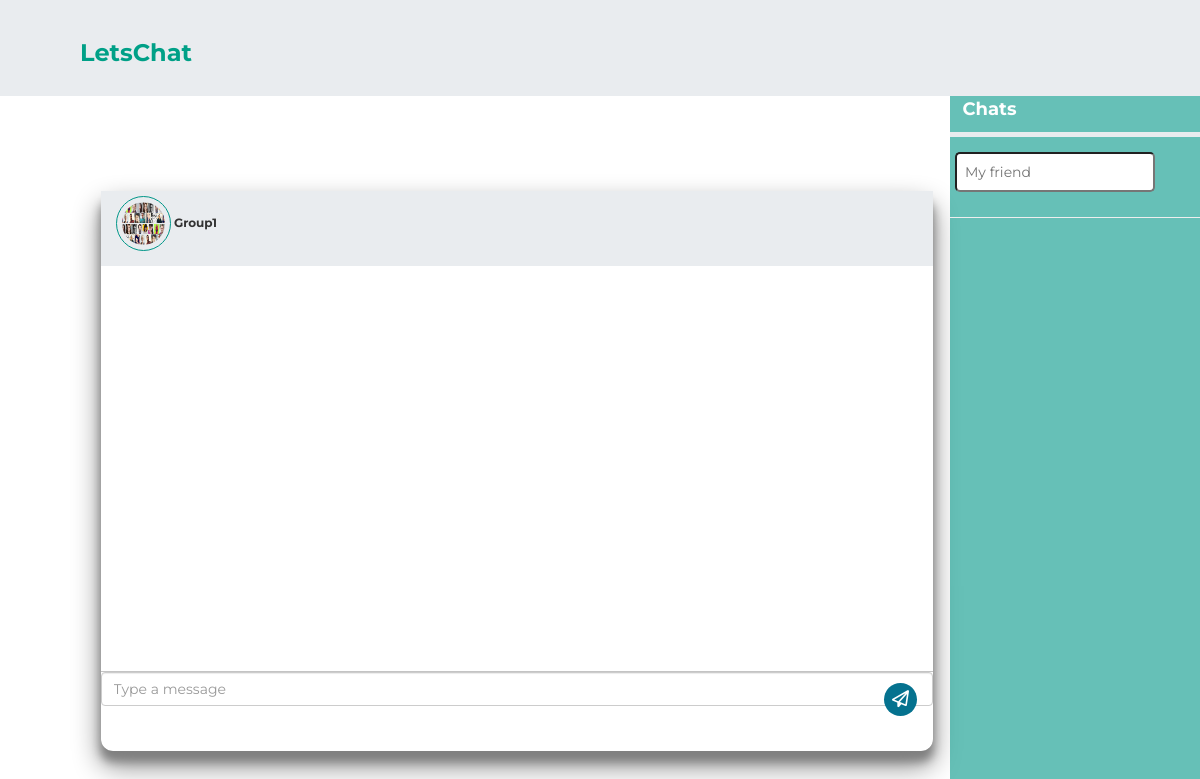
Before: /groups/fvg6df48g6d5g4/ (signed in) with the older database file.
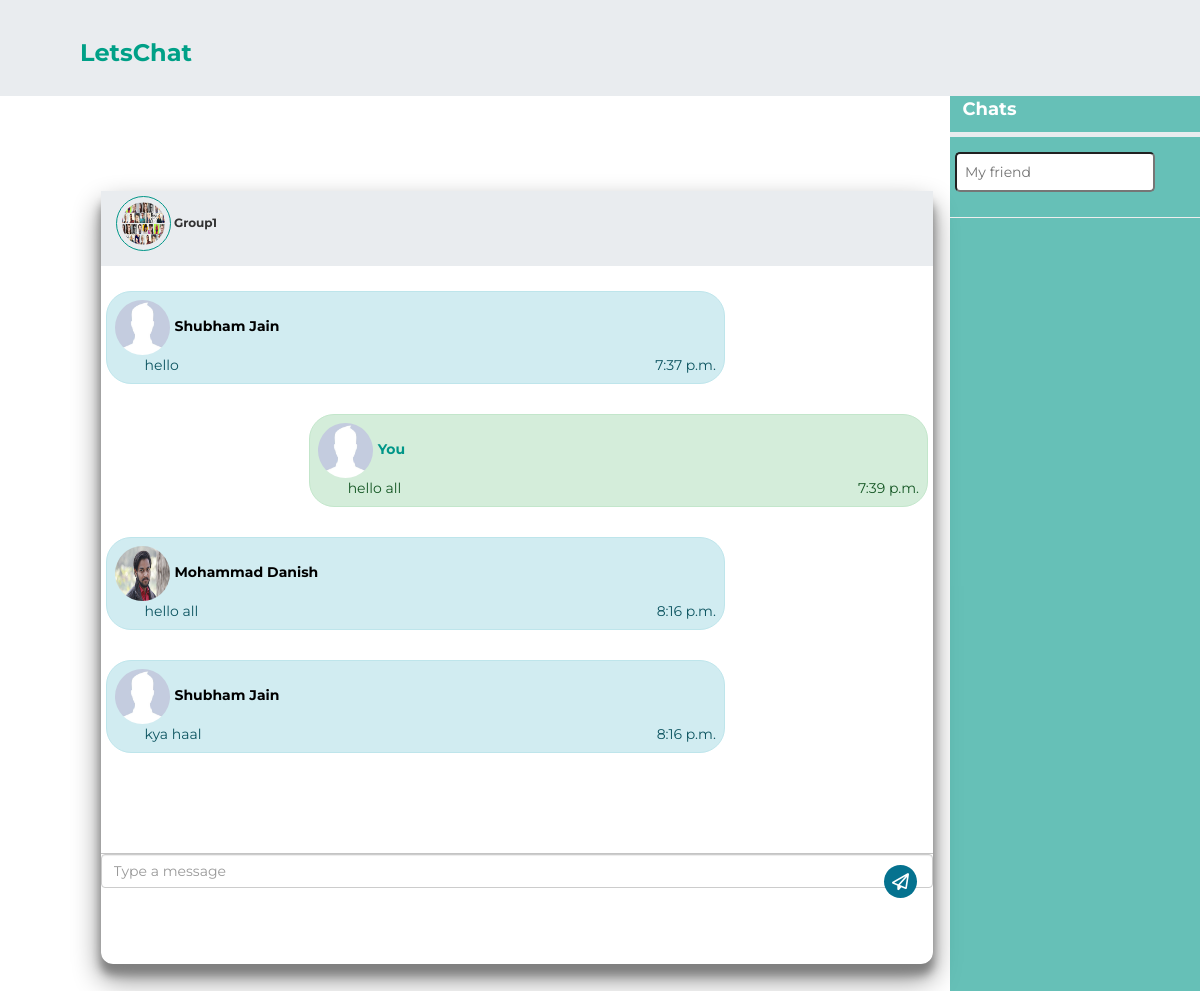
After: the same page with the newer database file.
### App/models.py (models this page shows, shortened)
class GroupChat(models.Model):
    groupId = models.CharField(max_length=50,default='',blank=True)
    Group = models.ForeignKey(Groups,on_delete=models.CASCADE,default=1)
    messageID = models.CharField(max_length=50,default='',blank=True,unique=True)
    Message = models.TextField(default='',blank=True)
    sender = models.CharField(max_length=500,default='',blank=True)
    senderName = models.CharField(max_length=50,default='',blank=True)
    senderPic = models.CharField(max_length=50,default='',blank=True)
    is_read = models.BooleanField(default=False)
    date = models.DateTimeField(default=datetime.now,blank=True)

class userRegistration(models.Model):
    userId = models.CharField(max_length=50,default='',unique=True,blank=True)
    userName = models.CharField(max_length=50,default='',unique=True,blank=True)
    firstName = models.CharField(max_length=50,default='',blank=True)
    lastName = models.CharField(max_length=50,default='',blank=True)
    mobile = models.CharField(max_length=10,default='',blank=True)
    emailAddress = models.EmailField(max_length=50,default='',blank=True)
    password = models.CharField(max_length=100,default='',blank=True)
    profilePic = models.ImageField(upload_to='media',default='media/profile.jpeg')
    Groups = ListCharField(
        base_field=models.CharField(max_length=50,default='',blank=True),
        max_length=(100 * 100),blank=True
    )
    coverPic = models.ImageField(upload_to='media',default='media/cover.jpg')
    quote = models.CharField(max_length=1000,default='',blank=True)
    dOB = models.DateField(blank=True,null=True)
    gender = models.CharField(choices=GENDERS,max_length=1,blank=True)
    countryName = models.CharField(max_length=100,default='',blank=True)
    cityName = models.CharField(max_length=100,default='',blank=True)
    currentEducation = models.CharField(max_length=100,default='',blank=True)
    educationStartYear = models.CharField(max_length=10,default='',blank=True)
    educationEndYear = models.CharField(max_length=10,default='',blank=True)
    companyName = models.CharField(max_length=100,default='',blank=True)
    companyPosition = models.CharField(max_length=100,default='',blank=True)
    companyCity = models.CharField(max_length=50,default='',blank=True)
    companyDescription = models.CharField(max_length=1000,default='',blank=True)
    is_online = models.BooleanField(default=False,blank=True)
    joinedDate = models.DateTimeField(default=datetime.now)

### App/views.py (the view)
# urls.py: path("groups/<str:group>/",views.groups,name="groups"),
def groups(request,group):
	myId = request.session['user']
	allMessages = GroupChat.objects.filter(groupId=group)
	myData = userRegistration.objects.get(userId=request.session['user'])
	friendList,groups = friends(request)
	groupInfo = Groups.objects.get(groupId=group)
	return render(request,'chat.html',{"groupChat":True,'groupId':group,'myData':myData,
	'friendList':friendList,'groups':groups,'allMessages':allMessages,'groupInfo':groupInfo})

### App/models.py (called while the page is built)
    def __str__(self):
        return self.groupName

### App/templates/chat.html (shortened to what this page needs)
{% load static %}
<!DOCTYPE html>
<html lang="en">
<head>
	<link rel="stylesheet" href="{%static 'css/chat.css'%}">
    <link rel="stylesheet" href="https://maxcdn.bootstrapcdn.com/bootstrap/4.3.1/css/bootstrap.min.css">
    <link rel="stylesheet" href="https://cdnjs.cloudflare.com/ajax/libs/magnific-popup.js/1.1.0/magnific-popup.min.css" />
    <link rel="stylesheet" href="https://maxcdn.bootstrapcdn.com/bootstrap/3.3.7/css/bootstrap.min.css">
    <link href="https://cdnjs.cloudflare.com/ajax/libs/font-awesome/4.7.0/css/font-awesome.css" type="text/css" rel="stylesheet">
</head>
<body>
<div class="container-fluid">
<div class="wrapper" style=" "style=" ">
    <div class="sidebar" style=" ">
        <div class="sidebar__inner" style=" overflow-y:auto;
    overflow-x:hidden;">
        <ul class="siderbar_menu" style=" overflow-y:auto;
    overflow-x:hidden;margin-bottom:15%;">
          <h4 class="sidebar_Heading">Chats</h4>
          <input type="text" name="friend" placeholder="My friend" id="myFriend_Search">
          <hr>
        </ul>
      </div>
    </div>
    <div class="main_container">
    <header>
      <h3 id="brand">LetsChat</h3>
    </header>
    </div>
</div>
<br><br><br><br>
<div class="container ">
  <div class="all_Friends">
      <div class="details_Div">
      <div class="outer_ChatPerson">
        <div class="chat_Person" >
          <div class="person_Data">
            {% if groupChat %}
            <h6 class="chat_PersonName" data-toggle="modal" data-target="#myModal"><img src="{{groupInfo.groupPic.url}}" class="chat_PersonPic" >
            {{groupInfo}}</h6>
            {% endif %}
          </div>
        </div>
      </div>
      <br><br><br><br><br>
    <div class="peopleChat">
      {% for msg in allMessages %}
      {% if msg.sender %}
        {% if msg.sender == myData.userId %}
          <p class="sender"><a href="/profile/{{myData.userId}}" style="color:rgba(0, 150, 136, 1); text-decoration:none;"><img src="{{myData.profilePic.url}}" class="personProfilePicture"><strong class="ml-2">You</a></strong><br>
            <span class="ml-5">{{msg.Message}}</span><span class="float-right">{{msg.date|time}}</span></p><br>
        {% else %}
          {% if groupChat %}
          <p class="reciver"><a href="/profile/{{msg.sender}}" style="color:#000000; text-decoration:none;"><img src="{{msg.senderPic}}" class="personProfilePicture"><strong class="ml-2">{{msg.senderName}}</a></strong><br>
            <span class="ml-5">{{msg.Message}}</span><span class="float-right">{{msg.date|time}}</span></p><br>
          {% endif %}
          {% endif %}
      {% endif %}
      {% endfor %}
  </div>
      </div>
   <div class="type_msg">
            <div class="input_msg_write">
              <input type="text" class="form-control write_msg" id="message" name="message" placeholder="Type a message" style="resize:none;">
              <button class="msg_send_btn" id="Chatform" ><i class="fa fa-paper-plane-o" aria-hidden="true"></i></button>
            </div>
  </div>
  </div>
</div>
</div>
</body>
</html>

Changed rows visible on the page:
added GroupChat: senderPic (placeholder picture), senderName "Shubham Jain", Message "hello", date "7:37 p.m."
added GroupChat: profilePic (placeholder picture), Message "hello all", date "7:39 p.m."
added GroupChat: senderPic (picture), senderName "Mohammad Danish", Message "hello all", date "8:16 p.m."
added GroupChat: senderPic (placeholder picture), senderName "Shubham Jain", Message "kya haal", date "8:16 p.m."
